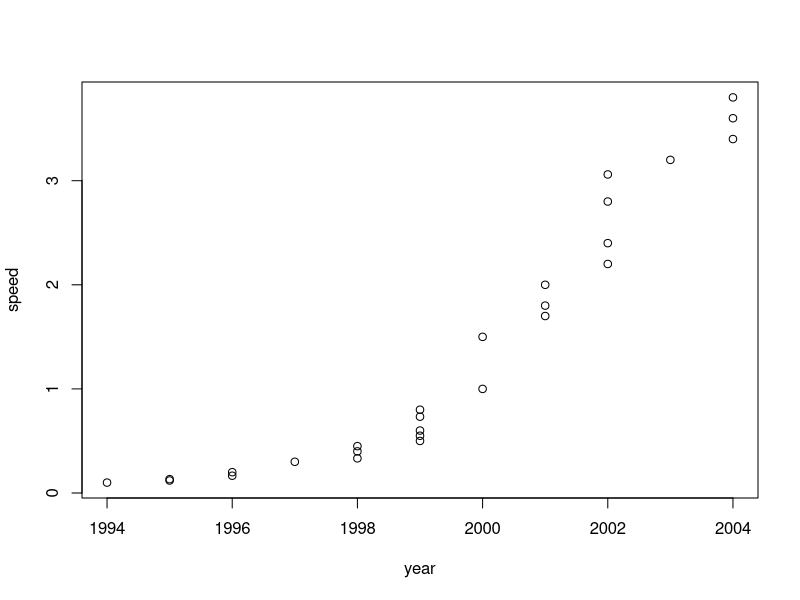
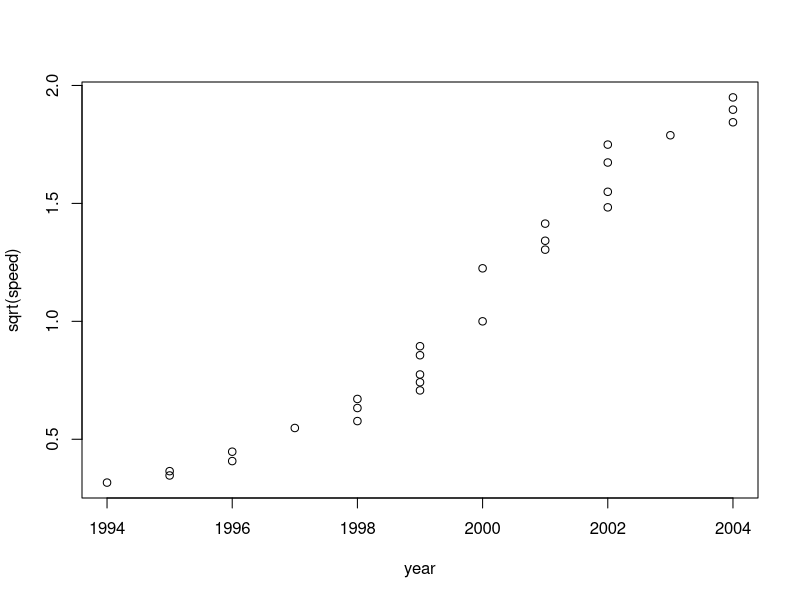
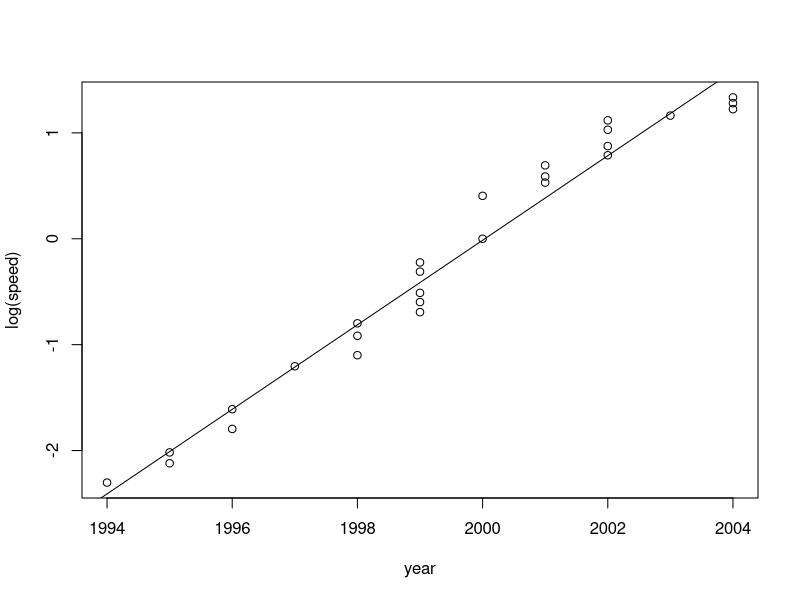
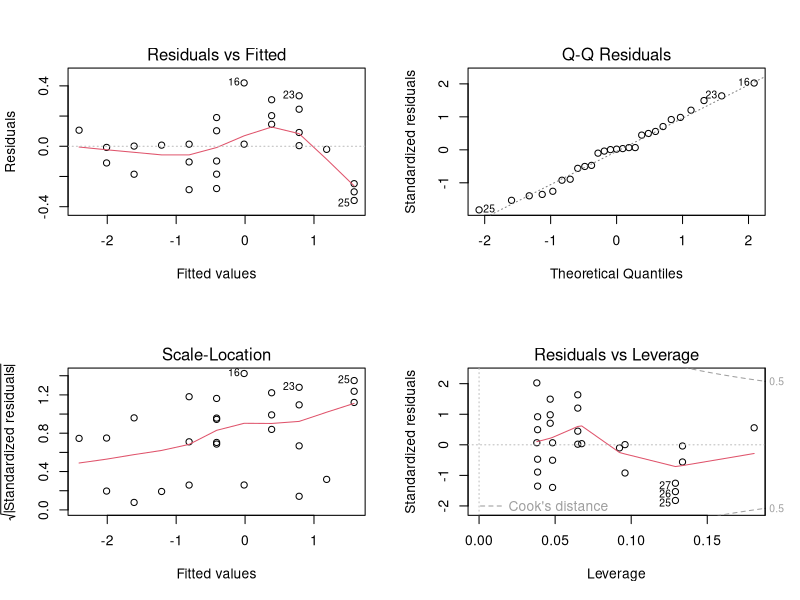

Write R code to recreate these figures, in order.
CPUspeed <- read.table("Rx-data/CPUspeed.txt", header=TRUE)
names(CPUspeed)
attach(CPUspeed)

# consider transformation /
# identify outliers and influential points
par(mfrow = c(1, 1))
plot(year, speed)
plot(year, sqrt(speed))


# log(speed)~year
plot(year, log(speed))
L <- lm(log(speed) ~ year)
abline(L)
summary(L)
par(mfrow = c(2, 2))
plot(L)


#variable selection
#Backward elimination : all predictors -> remove (with highest p-value/aic/...
?drop1
#Forward elimination : no predictors -> add (with lowest p-value/aic/...
?add1
#stepwise : combination
?step



#============================================================
data(swiss)
head(swiss) #2^6 (2 to the 6) models are possible
